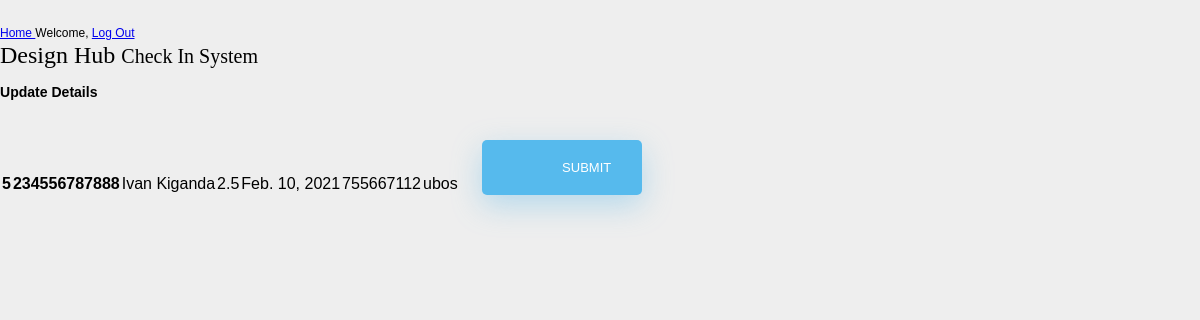
Screenshot of /edit/5 with the database file from the repository.
### design_hub_app/models.py (models this page shows, shortened)
class Guest(models.Model):
    id_number = models.CharField(max_length=12, blank=True)
    name = models.CharField(max_length=55)
    temperature = models.DecimalField(max_digits=3,decimal_places=1)
    company = models.CharField(max_length=95)
    telephone_number = models.CharField(max_length=15)
    date = models.DateField(auto_now_add=True)

### design_hub_app/views.py (the view)
# urls.py: path('edit/<int:id>', views.edit),
def edit(request, id):
    guest = Guest.objects.get(id=id)
    return render(request,'design_hub_app/edit.html', {'guest':guest})

### design_hub_app/templates/design_hub_app/edit.html (shortened to what this page needs)
<!DOCTYPE html>
<html lang="en">
<head>
    {% load static %}
    <link rel="stylesheet" href="{% static 'css/style.css' %}"/>
</head>
<body class="mx-n3">
  <nav class="d-flex justify-content-end align-items-center flex-row flex-nowrap">
      <span class="mr-auto pl-5 lead">
          <a class="" href="{% url 'homepage' %}">Home </a></span>
      <span class="pr-3"> Welcome, {{ user.username }}</span>
      <span class="py-3 mr-3">
          <a class="nav-link border rounded" href="{% url 'logout' %}">Log Out
          </a>
      </span>
  </nav>
  <main class="mb-5 mx-3">
      <h1 class="text-bold jumbotron mx-n2">
          Design Hub
          <small class="lead">Check In System</small>
      </h1>
      {% if submitted %}
      <section class="px-3 py-4">
          <p class="success lead">
              submitted
          </p>
      </section>
      {% else %}
      <section class="mx-3 pl-4">
          <h3 class="py-3">Update Details </h3>
          <form action="/update/{{guest.id}}" method="POST" class="post">
              <table class="">
                  <tr>
                      <th class="px-n2">{{ guest.id }}</th>
                        <th>{{ guest.id_number }}</th>
                        <td>{{ guest.name }}</td>
                        <td>{{ guest.temperature }}</td>
                        <td>{{ guest.date }}</td>
                        <td>{{ guest.telephone_number }}</td>
                        <td>{{ guest.company }}</td>
                      <td><input type="submit" class="mt-2 btn bg-primary text-white" value="Submit"></td>
                  </tr>
              </table>
          </form>
      </section>
      {% endif %}
  </main>
</body>
</html>

### design_hub_app/static/css/style.css (style rules this page uses)
body { font:12px/1.4 Verdana,Arial; background:#eee; height:100%; margin:25px 0; padding:0 }
h1 { font:24px Georgia,Verdana; margin:0 }
tbody>tr>* { margin: .78rem .5rem !important; padding: 1rem 0rem !important; }
input:not([submit]) { margin-left: 1.4rem !important; padding: 0.3rem; width: 240px; }
input[type=submit] { width: 45%; }
input[type=button], input[type=submit], input[type=reset] { background-color: #56baed; border: none; color: white; padding: 20px 80px; text-align: center; text-decoration: none; display: inline-block; text-transform: uppercase; font-size: 13px; -webkit-box-shadow: 0 10px 30px 0 rgba(95, 186, 233, 0.4); box-shadow: 0 10px 30px 0 rgba(95, 186, 233, 0.4); -webkit-border-radius: 5px 5px 5px 5px; border-radius: 5px 5px 5px 5px; margin: 5px 20px 40px 20px; -webkit-transition: all 0.3s ease-in-out; -moz-transition: all 0.3s ease-in-out; -ms-transition: all 0.3s ease-in-out; -o-transition: all 0.3s ease-in-out; transition: all 0.3s ease-in-out; }

### rows the page displays
Guest: id "5", id_number "234556787888", name "Ivan Kiganda", temperature "2.5", date "Feb. 10, 2021", telephone_number "755667112", company "ubos"
